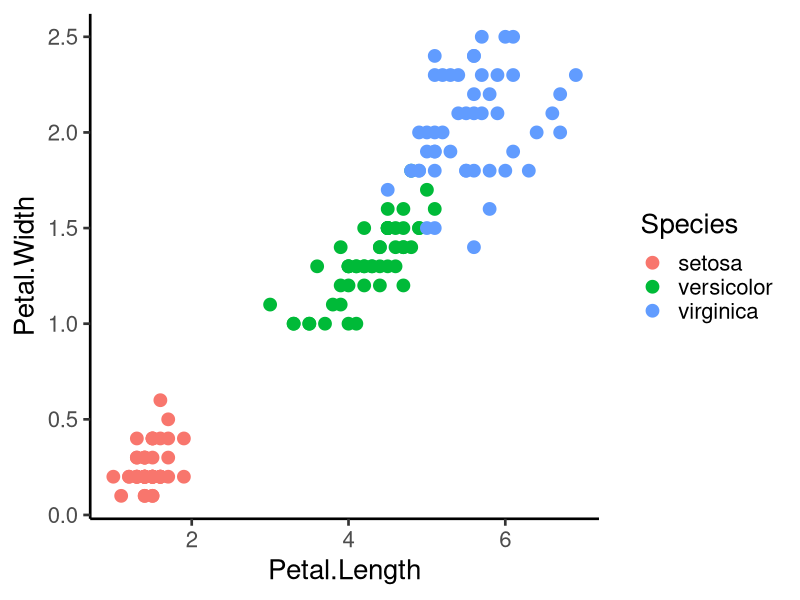
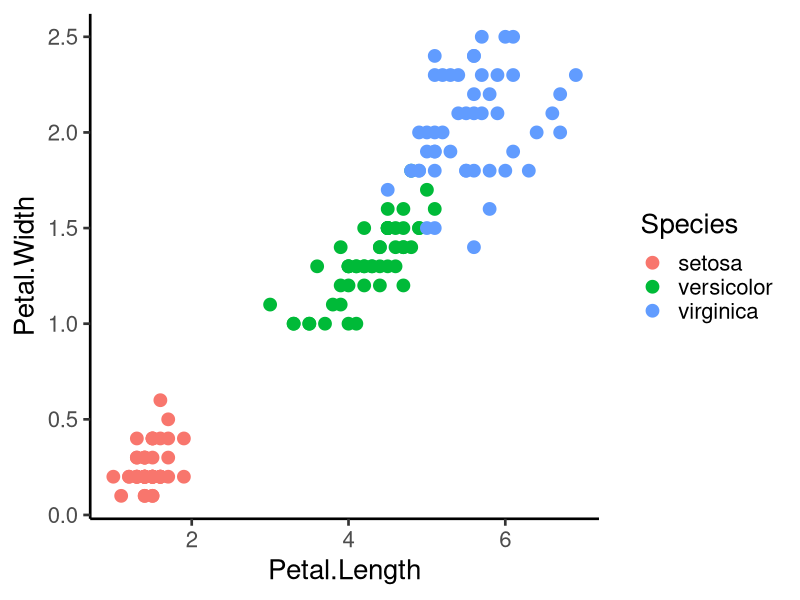
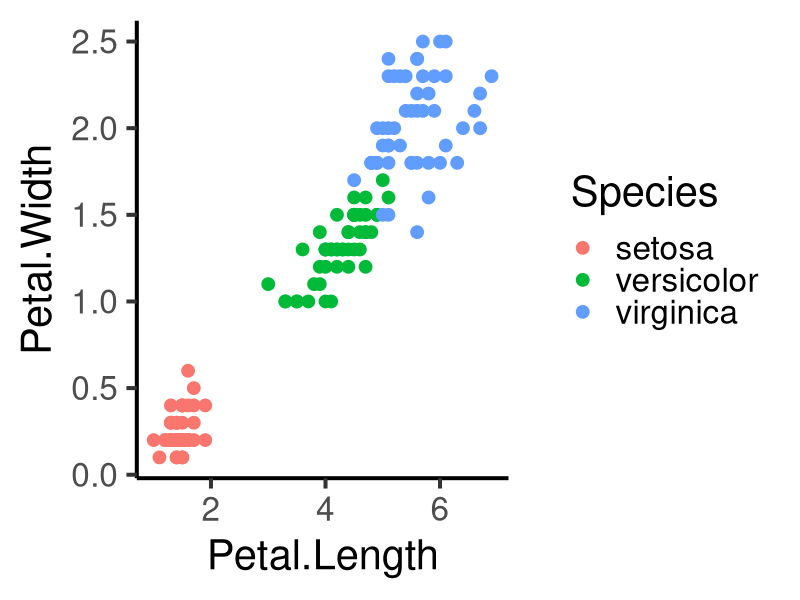

Recreate these plots in R, in order.
## ---- chunk 1
library(ggplot2)
p1 = iris |> ggplot() +
  aes(x = Petal.Length, y = Petal.Width, colour = Species) + 
  geom_point(size = 4) + theme_classic(base_size = 20)
p1
## ---- chunk 2
#| echo: false
p1
## ---- chunk 3
#| output-location: column
#| fig-height: 8
p1 = iris |> ggplot() +
  aes(x = Petal.Length, 
      y = Petal.Width, 
      colour = Species) + 
  geom_point(size = 4) + 
  theme_classic(base_size = 30)
p1
## ---- chunk 4
1 + 1
